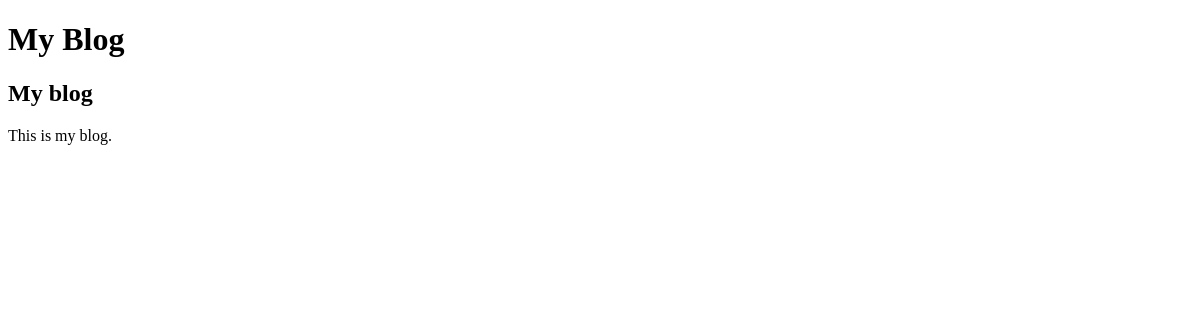
/blog/, run on an earlier commit of the app's database.
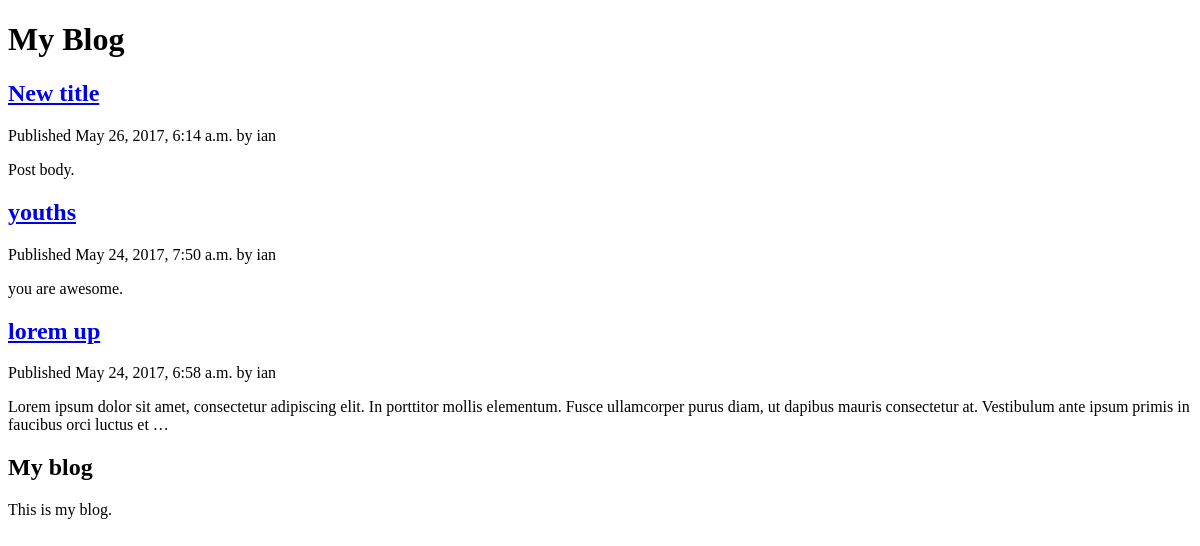
And on a later commit of the database.
### blog/models.py (models this page shows, shortened)
class Post(models.Model):
	STATUS_CHOICES=(
		('draft','Draft'),
		('published','Published'),
		)
	title = models.CharField(max_length=250)
	slug = models.SlugField(max_length=250, unique_for_date='publish')
	author = models.ForeignKey(User, related_name = 'blog_posts')
	body = models.TextField()
	publish = models.DateTimeField(default=timezone.now)
	created = models.DateTimeField(auto_now_add=True)
	updated = models.DateTimeField(auto_now=True)
	status = models.CharField(max_length=10, choices=STATUS_CHOICES,default='draft')
	objects = models.Manager()
	published = PublishedManager()
	class Meta:
		ordering = ('-publish',)
	def get_absolute_url(self):
		return reverse('blog:post_detail',args=[self.publish.year,self.publish.strftime('%m'),self.publish.strftime('%d'),self.slug])

### blog/views.py (the view)
def post_list(request):
	posts = Post.published.all()
	return render(request,'blog/post/list.html',{'posts':posts})

### blog/models.py (called while the page is built)
	def get_queryset(self):
		return super(PublishedManager,self).get_queryset().filter(status='published')

### blog/templates/blog/post/list.html (shortened to what this page needs)
{% extends "blog/base.html" %}
{% block content %}
<h1>My Blog</h1>
{%  for post in posts %}
 <h2><a href="{{ post.get_absolute_url }}">{{ post.title }}</a></h2>
<p class="date">
	Published {{post.publish}} by {{post.author}}
</p>
{{post.body|truncatewords:30|linebreaks}}
{% endfor %}
{% endblock %}

### blog/templates/blog/base.html (shortened to what this page needs)
{% load staticfiles %}
<!DOCTYPE html>
<html>
<head>
</head>
<body>
<div id="content">
{% block content %}
{% endblock %}
</div>
<div id="sidebar" >
	<h2>My blog</h2>
	<p>This is my blog.</p>
</div>
</body>
</html>

What changed in the data, as far as the page shows it:
now on this page (row edited): Post: title "New title", publish "May 26, 2017, 6:14 a.m.", author "ian", body "Post body."
now on this page (row edited): Post: title "youths", publish "May 24, 2017, 7:50 a.m.", author "ian", body "you are awesome."
now on this page (row edited): Post: title "lorem up", publish "May 24, 2017, 6:58 a.m.", author "ian", body "Lorem ipsum dolor sit amet, consectetur adipiscing elit. In porttitor mollis elementum. Fusce ullamcorper purus diam, ut dapibus mauris consectetur at. Vestibulum ante ipsum primis in faucibus orci luctus et …"
